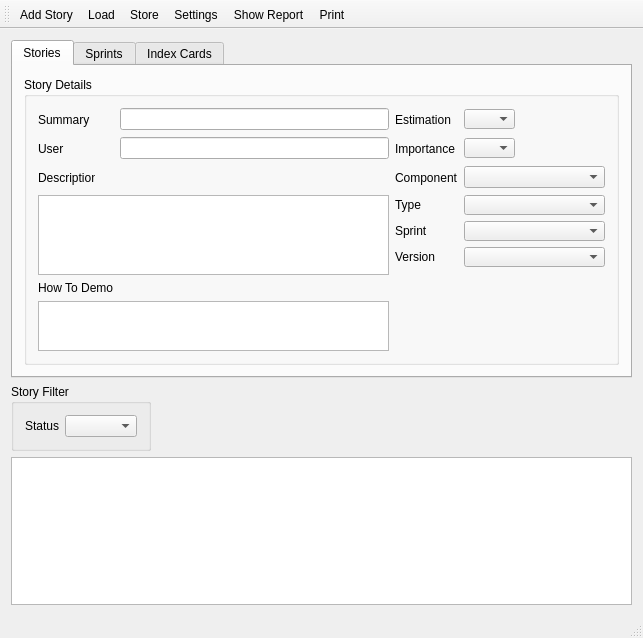
<?xml version="1.0" encoding="UTF-8"?>
<ui version="4.0">
 <class>MainWindow</class>
 <widget class="QMainWindow" name="MainWindow">
  <property name="geometry">
   <rect>
    <x>0</x>
    <y>0</y>
    <width>643</width>
    <height>638</height>
   </rect>
  </property>
  <property name="sizePolicy">
   <sizepolicy hsizetype="Expanding" vsizetype="Expanding">
    <horstretch>0</horstretch>
    <verstretch>0</verstretch>
   </sizepolicy>
  </property>
  <property name="windowTitle">
   <string>Starfish</string>
  </property>
  <property name="windowIcon">
   <iconset>
    <normaloff>B019500.JPG</normaloff>B019500.JPG</iconset>
  </property>
  <widget class="QWidget" name="centralWidget">
   <layout class="QGridLayout" name="gridLayout_4">
    <item row="0" column="0" colspan="2">
     <widget class="QTabWidget" name="tabWidget">
      <property name="currentIndex">
       <number>0</number>
      </property>
      <widget class="QWidget" name="tab">
       <attribute name="title">
        <string>Stories</string>
       </attribute>
       <layout class="QGridLayout" name="gridLayout_7">
        <item row="0" column="0">
         <widget class="QGroupBox" name="groupBox_2">
          <property name="title">
           <string>Story Details</string>
          </property>
          <layout class="QGridLayout" name="gridLayout">
           <item row="0" column="0">
            <widget class="QLabel" name="label_5">
             <property name="minimumSize">
              <size>
               <width>57</width>
               <height>23</height>
              </size>
             </property>
             <property name="maximumSize">
              <size>
               <width>57</width>
               <height>23</height>
              </size>
             </property>
             <property name="text">
              <string>Summary</string>
             </property>
            </widget>
           </item>
           <item row="0" column="1">
            <widget class="QLineEdit" name="summaryEdit"/>
           </item>
           <item row="1" column="0">
            <widget class="QLabel" name="label_9">
             <property name="minimumSize">
              <size>
               <width>58</width>
               <height>23</height>
              </size>
             </property>
             <property name="maximumSize">
              <size>
               <width>58</width>
               <height>23</height>
              </size>
             </property>
             <property name="text">
              <string>User</string>
             </property>
            </widget>
           </item>
           <item row="1" column="1">
            <widget class="QLineEdit" name="reporterEdit"/>
           </item>
           <item row="2" column="0">
            <widget class="QLabel" name="label_7">
             <property name="minimumSize">
              <size>
               <width>57</width>
               <height>23</height>
              </size>
             </property>
             <property name="maximumSize">
              <size>
               <width>57</width>
               <height>23</height>
              </size>
             </property>
             <property name="text">
              <string>Description</string>
             </property>
            </widget>
           </item>
           <item row="3" column="0" rowspan="4" colspan="2">
            <widget class="QTextEdit" name="descriptionEdit">
             <property name="maximumSize">
              <size>
               <width>16777215</width>
               <height>120</height>
              </size>
             </property>
            </widget>
           </item>
           <item row="6" column="3" rowspan="2">
            <spacer name="verticalSpacer">
             <property name="orientation">
              <enum>Qt::Vertical</enum>
             </property>
             <property name="sizeHint" stdset="0">
              <size>
               <width>138</width>
               <height>24</height>
              </size>
             </property>
            </spacer>
           </item>
           <item row="7" column="0">
            <widget class="QLabel" name="label_24">
             <property name="text">
              <string>How To Demo</string>
             </property>
            </widget>
           </item>
           <item row="8" column="0" colspan="2">
            <widget class="QTextEdit" name="textEdit">
             <property name="maximumSize">
              <size>
               <width>16777215</width>
               <height>50</height>
              </size>
             </property>
            </widget>
           </item>
           <item row="0" column="2">
            <widget class="QLabel" name="label_14">
             <property name="text">
              <string>Estimation</string>
             </property>
            </widget>
           </item>
           <item row="0" column="3">
            <widget class="QComboBox" name="estComboBox">
             <property name="maximumSize">
              <size>
               <width>51</width>
               <height>20</height>
              </size>
             </property>
            </widget>
           </item>
           <item row="1" column="2">
            <widget class="QLabel" name="label_10">
             <property name="text">
              <string>Importance</string>
             </property>
            </widget>
           </item>
           <item row="1" column="3">
            <widget class="QComboBox" name="impComboBox">
             <property name="maximumSize">
              <size>
               <width>51</width>
               <height>20</height>
              </size>
             </property>
            </widget>
           </item>
           <item row="2" column="2">
            <widget class="QLabel" name="label_12">
             <property name="text">
              <string>Component</string>
             </property>
            </widget>
           </item>
           <item row="2" column="3">
            <widget class="QComboBox" name="comComboBox">
             <property name="minimumSize">
              <size>
               <width>141</width>
               <height>20</height>
              </size>
             </property>
            </widget>
           </item>
           <item row="3" column="3">
            <widget class="QComboBox" name="typComboBox">
             <property name="minimumSize">
              <size>
               <width>141</width>
               <height>20</height>
              </size>
             </property>
            </widget>
           </item>
           <item row="3" column="2">
            <widget class="QLabel" name="label_6">
             <property name="minimumSize">
              <size>
               <width>0</width>
               <height>0</height>
              </size>
             </property>
             <property name="text">
              <string>Type</string>
             </property>
            </widget>
           </item>
           <item row="4" column="2">
            <widget class="QLabel" name="label_11">
             <property name="text">
              <string>Sprint</string>
             </property>
            </widget>
           </item>
           <item row="4" column="3">
            <widget class="QComboBox" name="sprComboBox">
             <property name="minimumSize">
              <size>
               <width>141</width>
               <height>20</height>
              </size>
             </property>
            </widget>
           </item>
           <item row="5" column="2">
            <widget class="QLabel" name="label_13">
             <property name="text">
              <string>Version</string>
             </property>
            </widget>
           </item>
           <item row="5" column="3">
            <widget class="QComboBox" name="verComboBox">
             <property name="minimumSize">
              <size>
               <width>141</width>
               <height>20</height>
              </size>
             </property>
            </widget>
           </item>
          </layout>
         </widget>
        </item>
       </layout>
      </widget>
      <widget class="QWidget" name="tab_2">
       <attribute name="title">
        <string>Sprints</string>
       </attribute>
       <widget class="QGroupBox" name="groupBox">
        <property name="geometry">
         <rect>
          <x>358</x>
          <y>9</y>
          <width>351</width>
          <height>241</height>
         </rect>
        </property>
        <property name="minimumSize">
         <size>
          <width>351</width>
          <height>241</height>
         </size>
        </property>
        <property name="maximumSize">
         <size>
          <width>351</width>
          <height>241</height>
         </size>
        </property>
        <property name="title">
         <string>Burndown</string>
        </property>
        <layout class="QGridLayout" name="gridLayout_3">
         <item row="0" column="0">
          <widget class="QGraphicsView" name="burnDownView">
           <property name="minimumSize">
            <size>
             <width>329</width>
             <height>149</height>
            </size>
           </property>
           <property name="maximumSize">
            <size>
             <width>329</width>
             <height>149</height>
            </size>
           </property>
           <property name="verticalScrollBarPolicy">
            <enum>Qt::ScrollBarAlwaysOff</enum>
           </property>
           <property name="horizontalScrollBarPolicy">
            <enum>Qt::ScrollBarAlwaysOff</enum>
           </property>
          </widget>
         </item>
         <item row="1" column="0">
          <widget class="QListWidget" name="burnDownTable">
           <property name="minimumSize">
            <size>
             <width>331</width>
             <height>51</height>
            </size>
           </property>
           <property name="maximumSize">
            <size>
             <width>331</width>
             <height>51</height>
            </size>
           </property>
           <property name="frameShape">
            <enum>QFrame::StyledPanel</enum>
           </property>
           <property name="lineWidth">
            <number>2</number>
           </property>
           <property name="midLineWidth">
            <number>2</number>
           </property>
           <property name="editTriggers">
            <set>QAbstractItemView::AnyKeyPressed|QAbstractItemView::DoubleClicked|QAbstractItemView::EditKeyPressed|QAbstractItemView::SelectedClicked</set>
           </property>
           <property name="flow">
            <enum>QListView::LeftToRight</enum>
           </property>
           <property name="resizeMode">
            <enum>QListView::Adjust</enum>
           </property>
           <property name="viewMode">
            <enum>QListView::ListMode</enum>
           </property>
           <property name="selectionRectVisible">
            <bool>true</bool>
           </property>
          </widget>
         </item>
        </layout>
       </widget>
       <widget class="QGroupBox" name="sprintDataGroupBox">
        <property name="geometry">
         <rect>
          <x>110</x>
          <y>20</y>
          <width>209</width>
          <height>141</height>
         </rect>
        </property>
        <property name="title">
         <string>Sprint Data</string>
        </property>
        <widget class="QLineEdit" name="workDayEdit">
         <property name="geometry">
          <rect>
           <x>81</x>
           <y>24</y>
           <width>41</width>
           <height>20</height>
          </rect>
         </property>
         <property name="minimumSize">
          <size>
           <width>41</width>
           <height>20</height>
          </size>
         </property>
         <property name="maximumSize">
          <size>
           <width>41</width>
           <height>20</height>
          </size>
         </property>
         <property name="echoMode">
          <enum>QLineEdit::Normal</enum>
         </property>
        </widget>
        <widget class="QLineEdit" name="capacityEdit">
         <property name="geometry">
          <rect>
           <x>81</x>
           <y>45</y>
           <width>41</width>
           <height>20</height>
          </rect>
         </property>
         <property name="minimumSize">
          <size>
           <width>41</width>
           <height>20</height>
          </size>
         </property>
         <property name="maximumSize">
          <size>
           <width>41</width>
           <height>20</height>
          </size>
         </property>
         <property name="echoMode">
          <enum>QLineEdit::Normal</enum>
         </property>
        </widget>
        <widget class="QLineEdit" name="velocityEdit">
         <property name="geometry">
          <rect>
           <x>81</x>
           <y>66</y>
           <width>41</width>
           <height>20</height>
          </rect>
         </property>
         <property name="minimumSize">
          <size>
           <width>41</width>
           <height>20</height>
          </size>
         </property>
         <property name="maximumSize">
          <size>
           <width>41</width>
           <height>20</height>
          </size>
         </property>
         <property name="readOnly">
          <bool>true</bool>
         </property>
        </widget>
        <widget class="QDateEdit" name="dueDateEdit">
         <property name="geometry">
          <rect>
           <x>81</x>
           <y>87</y>
           <width>110</width>
           <height>22</height>
          </rect>
         </property>
         <property name="minimumSize">
          <size>
           <width>110</width>
           <height>22</height>
          </size>
         </property>
         <property name="maximumSize">
          <size>
           <width>110</width>
           <height>22</height>
          </size>
         </property>
        </widget>
        <widget class="QLabel" name="label_3">
         <property name="geometry">
          <rect>
           <x>17</x>
           <y>87</y>
           <width>45</width>
           <height>16</height>
          </rect>
         </property>
         <property name="text">
          <string>Due Date</string>
         </property>
        </widget>
        <widget class="QLabel" name="label_4">
         <property name="geometry">
          <rect>
           <x>17</x>
           <y>66</y>
           <width>36</width>
           <height>16</height>
          </rect>
         </property>
         <property name="text">
          <string>Velocity</string>
         </property>
        </widget>
        <widget class="QLabel" name="label_2">
         <property name="geometry">
          <rect>
           <x>17</x>
           <y>45</y>
           <width>42</width>
           <height>16</height>
          </rect>
         </property>
         <property name="text">
          <string>Capacity</string>
         </property>
        </widget>
        <widget class="QLabel" name="label_8">
         <property name="geometry">
          <rect>
           <x>17</x>
           <y>24</y>
           <width>52</width>
           <height>16</height>
          </rect>
         </property>
         <property name="text">
          <string>Work Days</string>
         </property>
        </widget>
        <widget class="QCheckBox" name="filterBySprintCheckBox">
         <property name="geometry">
          <rect>
           <x>17</x>
           <y>115</y>
           <width>174</width>
           <height>16</height>
          </rect>
         </property>
         <property name="layoutDirection">
          <enum>Qt::RightToLeft</enum>
         </property>
         <property name="text">
          <string>Show Only Tickets for this Sprint</string>
         </property>
        </widget>
       </widget>
       <widget class="QTableView" name="sprintTable">
        <property name="geometry">
         <rect>
          <x>10</x>
          <y>10</y>
          <width>91</width>
          <height>151</height>
         </rect>
        </property>
        <property name="verticalScrollBarPolicy">
         <enum>Qt::ScrollBarAsNeeded</enum>
        </property>
        <property name="horizontalScrollBarPolicy">
         <enum>Qt::ScrollBarAlwaysOff</enum>
        </property>
        <property name="autoScroll">
         <bool>false</bool>
        </property>
        <property name="verticalScrollMode">
         <enum>QAbstractItemView::ScrollPerPixel</enum>
        </property>
        <property name="showGrid">
         <bool>false</bool>
        </property>
        <property name="gridStyle">
         <enum>Qt::NoPen</enum>
        </property>
        <property name="sortingEnabled">
         <bool>true</bool>
        </property>
        <attribute name="horizontalHeaderVisible">
         <bool>false</bool>
        </attribute>
        <attribute name="horizontalHeaderHighlightSections">
         <bool>false</bool>
        </attribute>
        <attribute name="horizontalHeaderShowSortIndicator" stdset="0">
         <bool>false</bool>
        </attribute>
        <attribute name="verticalHeaderVisible">
         <bool>false</bool>
        </attribute>
        <attribute name="verticalHeaderHighlightSections">
         <bool>false</bool>
        </attribute>
       </widget>
      </widget>
      <widget class="QWidget" name="tab_3">
       <attribute name="title">
        <string>Index Cards</string>
       </attribute>
       <layout class="QGridLayout" name="gridLayout_6">
        <item row="0" column="0">
         <widget class="QGroupBox" name="groupBox_3">
          <property name="title">
           <string>Preview</string>
          </property>
          <layout class="QGridLayout" name="gridLayout_5">
           <item row="0" column="0">
            <widget class="QGraphicsView" name="cardView">
             <property name="enabled">
              <bool>true</bool>
             </property>
             <property name="sizePolicy">
              <sizepolicy hsizetype="Fixed" vsizetype="Fixed">
               <horstretch>0</horstretch>
               <verstretch>0</verstretch>
              </sizepolicy>
             </property>
             <property name="minimumSize">
              <size>
               <width>298</width>
               <height>210</height>
              </size>
             </property>
             <property name="maximumSize">
              <size>
               <width>298</width>
               <height>210</height>
              </size>
             </property>
             <property name="styleSheet">
              <string notr="true"/>
             </property>
             <property name="frameShape">
              <enum>QFrame::StyledPanel</enum>
             </property>
             <property name="verticalScrollBarPolicy">
              <enum>Qt::ScrollBarAlwaysOff</enum>
             </property>
             <property name="horizontalScrollBarPolicy">
              <enum>Qt::ScrollBarAlwaysOff</enum>
             </property>
            </widget>
           </item>
          </layout>
         </widget>
        </item>
        <item row="0" column="1">
         <spacer name="horizontalSpacer_2">
          <property name="orientation">
           <enum>Qt::Horizontal</enum>
          </property>
          <property name="sizeHint" stdset="0">
           <size>
            <width>373</width>
            <height>20</height>
           </size>
          </property>
         </spacer>
        </item>
       </layout>
      </widget>
     </widget>
    </item>
    <item row="1" column="0">
     <widget class="QGroupBox" name="showStatusGroupBox">
      <property name="title">
       <string>Story Filter</string>
      </property>
      <layout class="QGridLayout" name="gridLayout_2">
       <item row="0" column="0">
        <widget class="QLabel" name="label_15">
         <property name="text">
          <string>Status</string>
         </property>
        </widget>
       </item>
       <item row="0" column="1">
        <widget class="QComboBox" name="filterValueComboBox"/>
       </item>
      </layout>
     </widget>
    </item>
    <item row="1" column="1">
     <spacer name="horizontalSpacer">
      <property name="orientation">
       <enum>Qt::Horizontal</enum>
      </property>
      <property name="sizeHint" stdset="0">
       <size>
        <width>133</width>
        <height>20</height>
       </size>
      </property>
     </spacer>
    </item>
    <item row="2" column="0" colspan="2">
     <widget class="QTreeView" name="storyTreeView">
      <property name="editTriggers">
       <set>QAbstractItemView::AnyKeyPressed|QAbstractItemView::DoubleClicked|QAbstractItemView::EditKeyPressed</set>
      </property>
      <property name="tabKeyNavigation">
       <bool>true</bool>
      </property>
      <property name="alternatingRowColors">
       <bool>true</bool>
      </property>
      <property name="selectionMode">
       <enum>QAbstractItemView::SingleSelection</enum>
      </property>
      <property name="horizontalScrollMode">
       <enum>QAbstractItemView::ScrollPerItem</enum>
      </property>
      <property name="uniformRowHeights">
       <bool>true</bool>
      </property>
      <property name="sortingEnabled">
       <bool>false</bool>
      </property>
      <property name="wordWrap">
       <bool>false</bool>
      </property>
      <attribute name="headerStretchLastSection">
       <bool>false</bool>
      </attribute>
     </widget>
    </item>
   </layout>
  </widget>
  <widget class="QMenuBar" name="menuBar">
   <property name="geometry">
    <rect>
     <x>0</x>
     <y>0</y>
     <width>643</width>
     <height>21</height>
    </rect>
   </property>
  </widget>
  <widget class="QToolBar" name="mainToolBar">
   <attribute name="toolBarArea">
    <enum>TopToolBarArea</enum>
   </attribute>
   <attribute name="toolBarBreak">
    <bool>false</bool>
   </attribute>
   <addaction name="actionAdd_Story"/>
   <addaction name="actionLoad"/>
   <addaction name="actionStore"/>
   <addaction name="actionSettings"/>
   <addaction name="actionShow_Report"/>
   <addaction name="actionPrint"/>
  </widget>
  <widget class="QStatusBar" name="statusBar"/>
  <action name="actionAdd_Story">
   <property name="text">
    <string>Add Story</string>
   </property>
   <property name="toolTip">
    <string>Add new story</string>
   </property>
   <property name="shortcut">
    <string>Ctrl+A</string>
   </property>
  </action>
  <action name="actionLoad">
   <property name="text">
    <string>Load</string>
   </property>
   <property name="toolTip">
    <string>Load from data source</string>
   </property>
   <property name="shortcut">
    <string>Ctrl+L</string>
   </property>
  </action>
  <action name="actionStore">
   <property name="text">
    <string>Store</string>
   </property>
   <property name="shortcut">
    <string>Ctrl+S</string>
   </property>
  </action>
  <action name="actionSettings">
   <property name="text">
    <string>Settings</string>
   </property>
  </action>
  <action name="actionShow_Report">
   <property name="text">
    <string>Show Report</string>
   </property>
   <property name="toolTip">
    <string>Show Report</string>
   </property>
   <property name="shortcut">
    <string>Ctrl+R</string>
   </property>
  </action>
  <action name="actionPrint">
   <property name="text">
    <string>Print</string>
   </property>
   <property name="shortcut">
    <string>Ctrl+P</string>
   </property>
  </action>
 </widget>
 <layoutdefault spacing="6" margin="11"/>
 <resources/>
 <connections/>
 <slots>
  <slot>onFilterRow(QString)</slot>
 </slots>
</ui>
